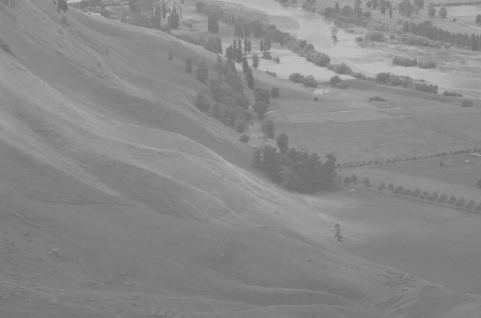
%> input picture digital-image-processing-fundamentals/images/histogram_equalization.png, 481 x 318 px
$ octave Q5.m   (GNU Octave 9; MATLAB toolbox functions it lacks are replaced by stand-ins)
%> lines starting %> are read from the running program, lines starting %| are printed output that depends on the picture
clear; clc; close all;
% Read the image
img = imread('histogram_equalization.png');
%> img is the input picture: size 318x481x3 uint8; mean R, G, B 137.2, 137.2, 137.2
%Convert the image to the grayscale
if size(img, 3) == 3
    img = rgb2gray(img);
%> img: size 318x481 uint8
end

% Adjust the contrast using histogram equalization.
% Use the default behavior of the histogram equalization function, histeq.
% The default target histogram is a flat histogram with 64 bins.
equalized_img = histeq(img);
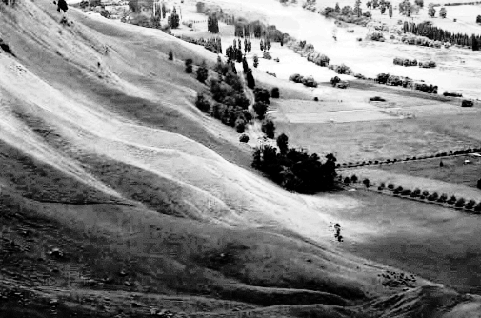
%> equalized_img: size 318x481 uint8; min 0, max 255, mean 128.7

% Second pass on the histogram-equalized image
second_pass_equalized_img = histeq(equalized_img);

images = {img,equalized_img,second_pass_equalized_img};
%> images = 3 items
labels = {"Original Image", "Image After Histogram Equalization", "Second Pass on the Histogram Equalized Image"};

showImages(images, labels, "Q5_Resulting_Images", "Histogram Equalization", 1,3)

% Compare the second pass and first pass after histogram equalization
is_same_img = (equalized_img == second_pass_equalized_img);
if is_same_img
    disp(" second pass of histogram equalization (on the histogram-equalized image) ..." + ...
        " will produce exactly the same image as the first pass ")
else
    disp(" second pass of histogram equalization (on the histogram-equalized image) ..." + ...
        " will not produce exactly the same image as the first pass ")
end

%% This function will display the images and their histograms
function showImages(images, labels, file_name, final_image_name, subplot_x,subplot_y)
%> called with file_name = 'Q5_Resulting_Images', final_image_name = 'Histogram Equalization', subplot_x = 1, subplot_y = 3
%Display the Images
    figure
    for i=1:length(images)
        currentImage = images{i};
        % Create a subplot
        subplot(subplot_x, subplot_y, i);
        % Display the image with its label
        imshow(currentImage, []);
        % Compute the noise standard deviation and mean before and after filtering.
        title(labels{i} + " mean:" + mean2(currentImage) + " std: " + std2(currentImage));
        imwrite(mat2gray(currentImage),fullfile(file_name, labels{i}+".jpg"));
    end
%> this loop made 3 passes
%> pass 1, in showImages, `imwrite(mat2gray(currentImage),fullfile(file_name, labels{i}+".jpg"));`:
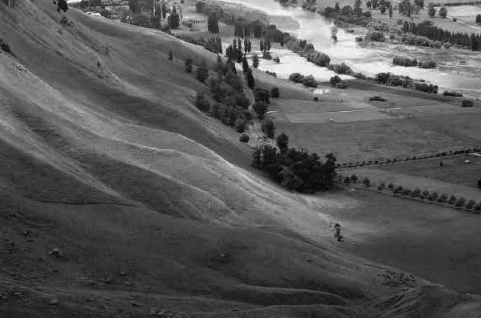
%> saved as Original Image.jpg: size 318x481 uint8; min 0, max 255, mean 86.6
    % Adjust layout
    sgtitle(final_image_name + "-Images");
    set(gcf, 'Position', [100, 100, 800, 600]);
    saveas(gcf, fullfile(file_name, final_image_name+ ".jpg"));
    figure
    for i=1:length(images)
        currentImage = images{i};
        % Create a subplot
        subplot(subplot_x, subplot_y, i);
        % Create histogram for both images
        histogram(currentImage, 'Normalization','count');
        title(labels{i});
        imwrite(mat2gray(currentImage),fullfile(file_name, labels{i}+".jpg"));
    end
    % Adjust layout
    sgtitle(final_image_name+"-Histograms");
    set(gcf, 'Position', [100, 100, 800, 600]);
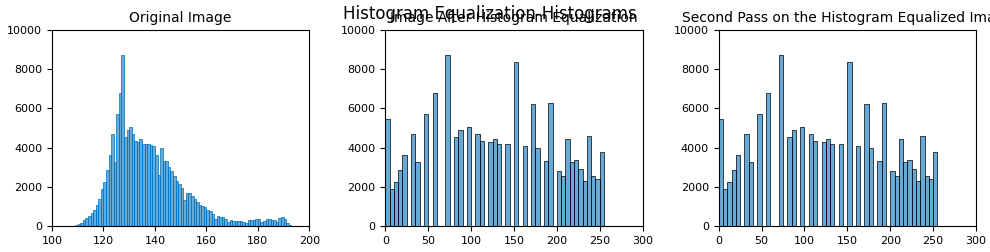
%> figure redrawn from the program's plot data, 3 panels; panel 1: tallest bar 8701 high, from x = 127 to 128; panel 2: tallest bar 8701 high, from x = 70 to 75; panel 3: tallest bar 8701 high, from x = 70 to 75
%> `is_same_img = (equalized_img == second_pass_equalized_img);`: is_same_img: size 318x481 logical; every value is 1
    saveas(gcf, fullfile(file_name, final_image_name+ ".jpg"));
end
